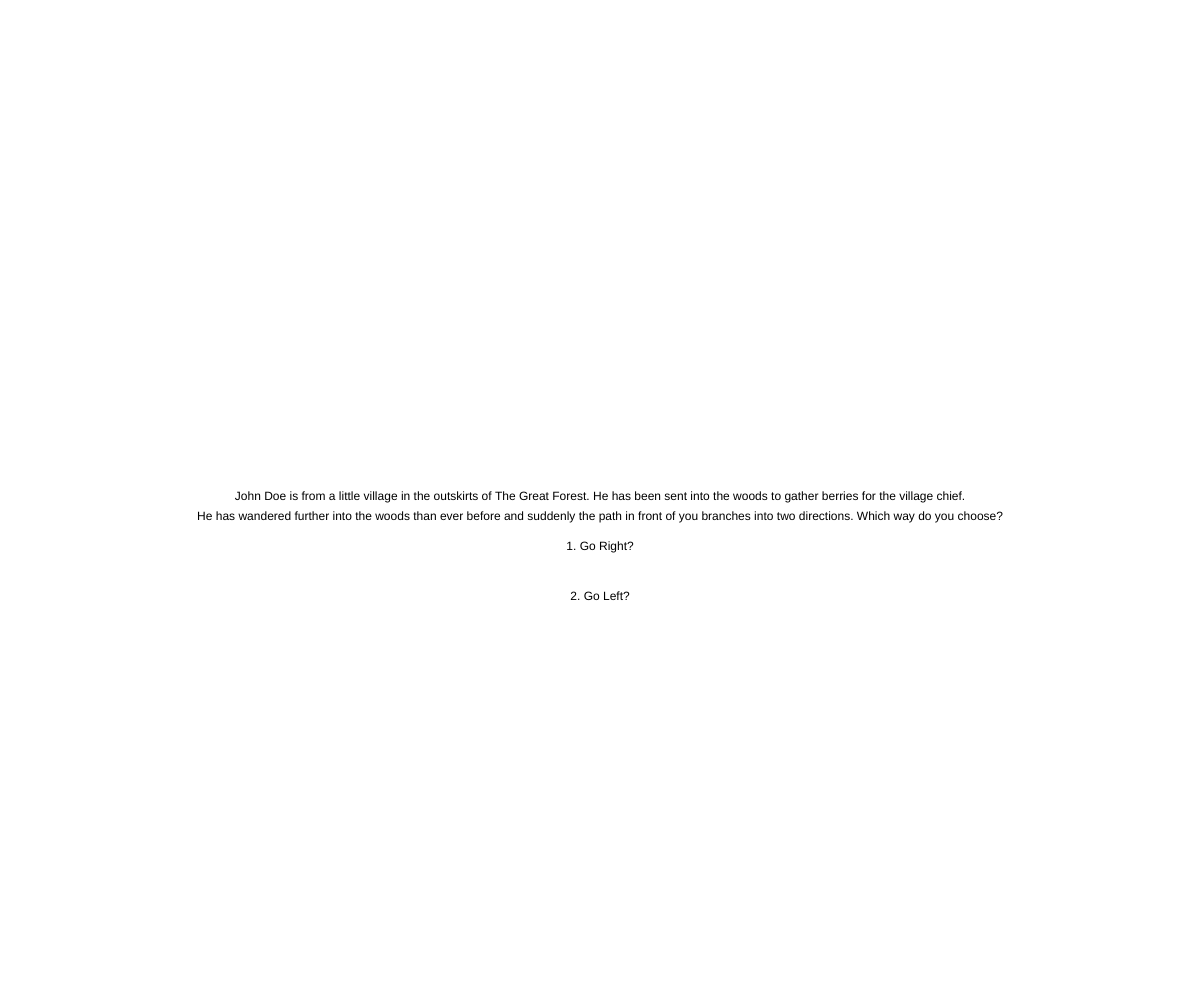
Frame 1 (no input)
Frame 60 (no input): identical to frame 1, image omitted
Frame 120 (the mouse pressed at the canvas centre since frame 60): identical to frame 1, image omitted

The p5.js sketch that drew this single still picture (run headless with seeded random() and noise() and a simulated clock; from frame 60 on, the mouse is pressed at the canvas centre):

// p5.js sketch
// ── sketch.js
var ch = 0;
var riverPG = 0;
var cavePG = 0;

var x = 0;
var y = 0;
var z = 0;

var riverA = 0;
var riverB = 0;
var riverC = 0;

var caveA = 0
var caveB = 0
var caveC = 0

var rabbit = false;

function setup() 
{
  createCanvas(windowWidth, windowHeight);
  textAlign(CENTER)
}

function draw() 
{
  background(255);
  directory();
}

function keyPressed()
{
  if(key == 1)
  {
    ch = x;
    riverPG = riverA;
    cavePG = caveA
  }
  
  if(key == 2)
  {
    ch = y;
    riverPG = riverB;
    cavePG = caveB;
  }
  
  if(key == 3)
  {
    ch = z;
    riverPG = riverC;
    cavePG = caveC
  }
}

function directory()
{
  switch(ch)
  {
    case 0:
      text("John Doe is from a little village in the outskirts of The Great Forest. He has been sent into the woods to gather berries for the village chief.", width/2, height/2);
      text("He has wandered further into the woods than ever before and suddenly the path in front of you branches into two directions. Which way do you choose?", width/2, height/2+20);
      text("1. Go Right?", width/2, height/2+50);
      text("2. Go Left?", width/2, height/2+100);
      x = 1;
      y = 2;
      break;
    case 1:
      RiverPath();
      break;
    case 2:
      CavePath()
      break;
    case 3:
      text("You did it!", width/2, height/2);
      break;
    case 4:
      break;
    case 5:
      break;
    case 6:
      break;
    case 7:
      break;
    case 8:
      break;
    case 9:
      break;
    case 10:
      break;
    case 11:
      break;
  } 
}
// ── CavePath.js
function CavePath() {
x = 2
y = 2
z = 2

  switch(cavePG) {
        
    case 0:
      text("u see a rabbit", width/2, height/2);
      text("1: Kill the rabbit", width/2, height/2 + 50);
      text("2: Shout out 'cute rabbit!' and continue along the path", width/2, height/2 + 100);
      text("3: Leave path", width/2, height/2 + 150);
      caveA = 1; //press 1
      caveB = 3; //press 2
      caveC = 2; //press 3
      break;
       
    case 1:
      text("You pick up a rod from the ground, silently sneaking upon the innoscent creature thats eating dandelions, unknowingly it will be its last supper. A hearthreaking screech echoes throigh the air as you hit the rabbit over the neck with the brutal force of the rod", width/2, height/2);
      text("1: Go to cave", width/2, height/2 + 50);
            
      rabbit = true
      caveA = 3
      break;
        
    case 2://leave path
      RiverPath()
      caveA = 0;
      caveB = 0;
      caveC = 0;
      break;
            
    case 3://
      text("As you stroll down the path, you encounter a huge cave entrance. It's blackness stares into your eyes, reminding you of the abyss ahead of you...", width/2, height/2);
      text("1: Enter the cave", width/2, height/2 + 50);
          
      caveA = 4
      break;
        
    case 4: //bear
      text("as you enter the dark cave the scent of fresh forest air is replaced by a foul odor emancipating from the dank and moss-covered cavewalls. After walking deeper into the cave, you see a bear lying on the moss-covered ground. It appears to be sleeping...", width/2, height/2);
      text("1: Attempt to sneak past sleeping bear", width/2, height/2 + 50);
      text("2: Attempt to run past the sleeping bear", width/2, height/2 + 100);
            
      caveA = 9;
      caveB = 5;
      break;
            
    case 5: //Bear wakes up
      text("as you attempt to run past the bear, it wakes up. In a mad roar it blocks the exit of the cave", width/2, height/2);
      text("1: Use diplomacy", width/2, height/2 + 50);
      text("2: Attempt to flee", width/2, height/2 + 100);
            
      if(rabbit) {
        text("3:Give rabbit", width/2, height/2 + 150);
        caveC = 8
      }
            
      caveA = 6;
      caveB = 7;
      break;
       
      case 6: // Diplomacy used: Bear forgives you, and lets you exit case
        text("You use bear-diplomacy skills taught at the academy. The bear stares at you in remorse; the regret is clear. In an apologetic attitude it walks away from the cave exit, width/2, height/2", width/2, height/2)
        text("1: exit cave", width/2, height/2 + 50);
            
        caveA = 9;
        break;
            
      case 7: // You die
        text("You DIE", width/2, height/2);
        text("1: Try again from the beginning", width/2, height/2 + 50);
            
        caveA = 10;
        break;
        
      case 8: //You give rabbit, bear is happy
        text("The bear looks at you with joy in his eyes. Happily it accepts the rabbit", width/2, height/2);
        text("1: Exit the cave", width/2, height/2+50);
            
        caveA = 9;
        break;
            
      case 9: //Get out of cave alive - exit cave
        text("exits cave safely", width/2, height/2);
        text("1: continue", width/2, height/2+50)
        
        caveA = 11
        break;
            
      case 10: //RESTART
        ch = 0;
        caveA = 0;
        caveB = 0;
        caveC = 0;
        break;
            
      case 11: //Continue story
          ch = 3
          break;
    }
}
// ── RiverPath.js
function RiverPath()
{
  y = 1;
  switch(riverPG)
  {
    case 0: //Wild Deer
      text("You continue down the path for a while. A wild deer jumps casually away in front of you. What would you like to do?", width/2, height/2);
      text("1: Follow the path further into the forest.", width/2, height/2 + 50);
      text("2: Stroll away from the path and go into the woods.", width/2, height/2 + 100);
      riverA = 1;
      riverB = 2;
      break;
    case 1: //Encounter River
      text("You come across a small creek... No wait, let's say it's a large roaring river. It's atleast 50 meters wide. What would you like to do?", width/2, height/2);
      text("1: Attempt to swim across the river.", width/2, height/2 + 50);
      text("2: Walk along the river and look for a way to get over.", width/2, height/2 + 100);
      riverA = 3;
      riverB = 4;
      break;
    case 2: //StrollFromPath
      CavePath();
      riverA = 0;
      riverB = 0;
      riverC = 0;
      break;
    case 3: //SwimAcross
      text("As you get further and further into the waters, you start to feel a strong current from the stream of water. Are you sure you want to continiue over?", width/2, height/2);
      text("1: Turn arround and swim back.", width/2, height/2 + 50);
      text("2: Continioue over the river.", width/2, height/2 + 100);
      riverA = 5;
      riverB = 6;
      break;
    case 4: //ReachBridge
      text("You reach a bridge. Would you like to walk over or keep going down the river?", width/2, height/2);
      text("1: Cross the bridge.", width/2, height/2 + 50);
      text("2: Walk down the river.", width/2, height/2 + 100);
      riverA = 7;
      riverB = 8;
      break;
    case 5: //ReturnFromRiver
      text("As you climb ashore, dripping with ice cold water, you question your poor life decisions", width/2, height/2);
      text("1: Walk along the river and look for a way to get over.", width/2, height/2 + 50);
      riverA = 4;
      break;
    case 6: //Drowning
      text("As you are nearing the other edge of the river, a sudden rush of water pulls you downwards to the bottom of the water. Exhausted as you are, the energy starts to leave your body, and the darkness starts to engolf you. You drown.", width/2, height/2);
      text("1: Try again from the beginning.", width/2, height/2 + 50);
      riverA = 9;
      break;
    case 7: //Cross Bridge
      text("You cross the bridge and reach the other end of the river. You follow the path into the forest", width/2, height/2);
      text("1: Continiue", width/2, height/2 + 50);
      riverA = 10;
      break;
    case 8: //Walk downwards the river
      text("You spend the rest of your day walking down the river, without reaching any point which allows for crossing. You realize you haven't gathered any berries for the village chief, and you start crying over you dead parrots.", width/2, height/2);
      text("1: Try again from the beginning.", width/2, height/2 + 50);
      riverA = 9;
      break;
    case 9: //Restart
      ch = 0;
      riverA = 0;
      riverB = 0;
      riverC = 0;
      break;
    case 10: //StoryContinues
      ch = 3;
      break;
  }
}
